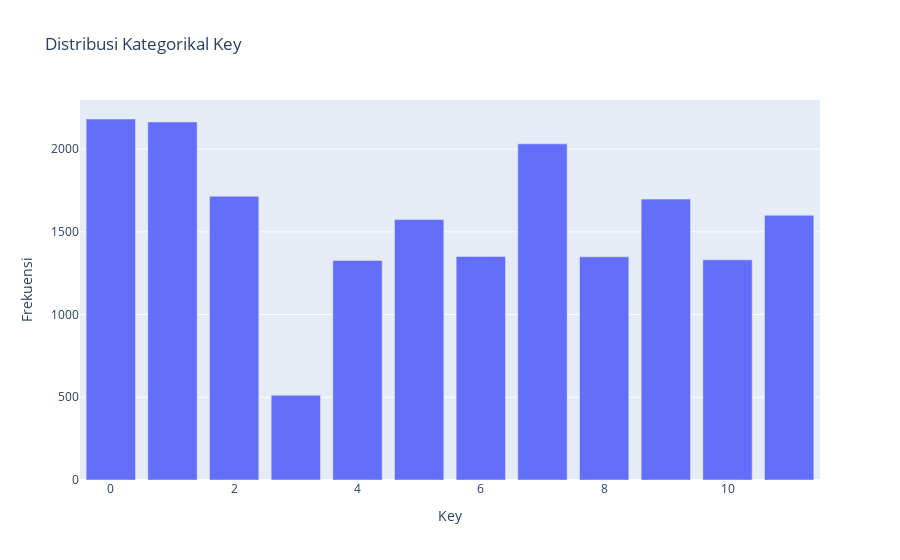

Here is the notebook cell this chart was saved with:
### Markdown cell above
### Key

### Code cell
# Menggunakan dictionary untuk membuat bar chart
bar_data = {
    'x': value_counts_key.index,  # Nama kategori (time signatures)
    'y': value_counts_key.values,  # Jumlah kemunculan
    'type': 'bar'  # Jenis plot bar
}

# Membuat layout untuk bar chart
layout = {
    'title': 'Distribusi Kategorikal Key',
    'xaxis': {'title': 'Key'},
    'yaxis': {'title': 'Frekuensi'}
}

# Menggabungkan data dan layout ke dalam dictionary untuk plot
fig_dict = {'data': [bar_data], 'layout': layout}

plto.iplot(fig_dict)

### Figure 1 — Plotly figure (JSON) as saved in the notebook; plotly's stock layout.template omitted (floating-point values rounded to 4 significant figures)
{"data": [{"type": "bar", "x": [0, 1, 7, 2, 9, 11, 5, 6, 8, 10, 4, 3], "y": [2182, 2164, 2032, 1715, 1698, 1600, 1574, 1351, 1349, 1331, 1327, 512]}], "layout": {"title": {"text": "Distribusi Kategorikal Key"}, "xaxis": {"title": {"text": "Key"}}, "yaxis": {"title": {"text": "Frekuensi"}}}}
